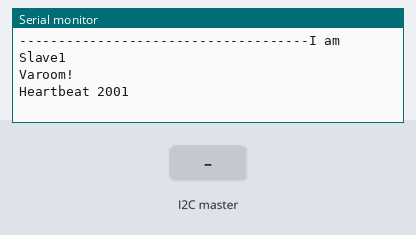
Bench run of a sketch on a simulated Arduino Uno, built with avr-gcc and run on an emulated ATmega328P. Shown: the last lines printed to the serial monitor. Inputs (shaded band) come from the test bench.

Above: at 2.2 s.
2.3 s: the I2C master sends the byte 1
At 2.9 s:
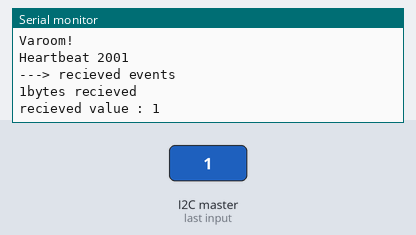
3.8 s: the I2C master sends the byte 0
At 3.96 s:
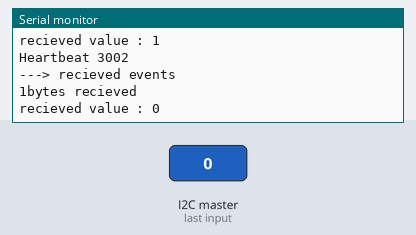
Timing chart, 0 to 6.8 s (numbered marks = the images above; inputs shaded):
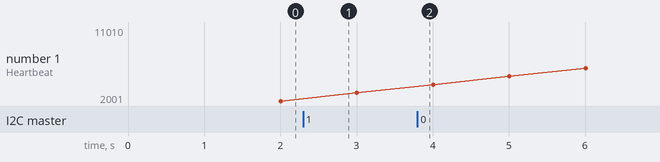

Measured:
- after the input at 2.3 s, the serial monitor: prints a new line at once (image 1)
- after the input at 3.8 s, the serial monitor: prints a new line at once (image 2)

The sketch:

i2c_test.ino
```cpp
#include <Wire.h>

#define I2C_SLAVE_ADDRESS 11 // 12 pour l'esclave 2 et ainsi de suite
#define PAYLOAD_SIZE 2

#define COUNTDOWN_MILLIS 1000

unsigned long prevMillis;
int countdownMillis;

void setup() {
  Wire.begin(I2C_SLAVE_ADDRESS);
  Serial.begin(115200);
  Serial.println("-------------------------------------I am Slave1");
  delay(1000);
  Serial.println("Varoom!");
  prevMillis = millis();
  countdownMillis = COUNTDOWN_MILLIS;
  Wire.onRequest(requestEvents);
  Wire.onReceive(receiveEvents);
}


void loop() {
  unsigned long currentMillis = millis();
  int deltaMillis = currentMillis - prevMillis;
  prevMillis = currentMillis;
  countdownMillis -= deltaMillis;
  if (countdownMillis < 0) {
    Serial.print("Heartbeat ");
    Serial.println(currentMillis);
    countdownMillis = COUNTDOWN_MILLIS;
  }
}

int n = 0;

void requestEvents() {
  Serial.println(F("---> recieved request"));
  Serial.print(F("sending value : "));
  Serial.println(n);
  Wire.write(n);
}

void receiveEvents(int numBytes) {
  Serial.println(F("---> recieved events"));
  Serial.print(numBytes);
  Serial.println(F("bytes recieved"));
  for (int i = 0; i < numBytes; ++i) {
    n = Wire.read();
    Serial.print(F("recieved value : "));
    Serial.println(n);
  }
}
```
